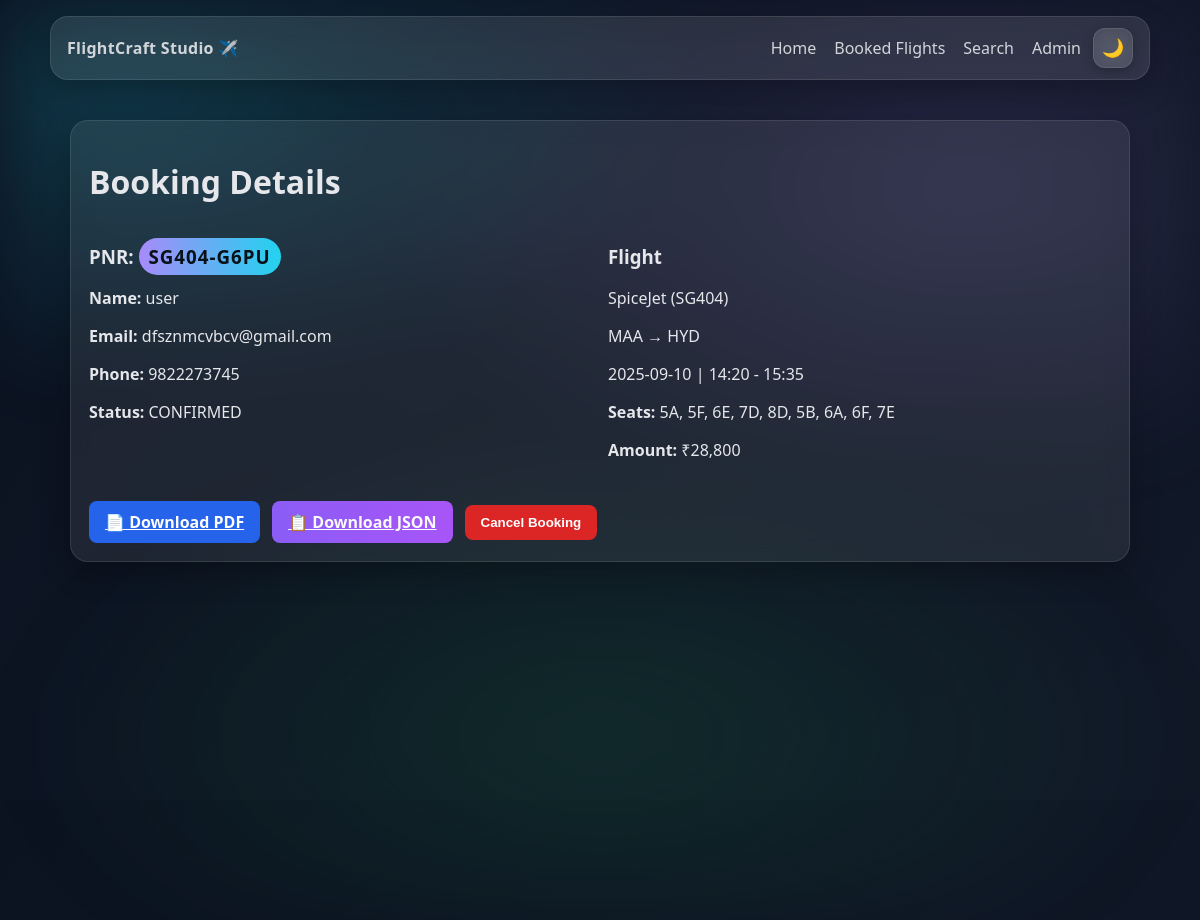
Page /booking/SG404-G6PU on the committed database.
### models.py (models this page shows, shortened)
class Booking(db.Model):
    __tablename__ = 'bookings'
    pnr = db.Column(db.String(50), primary_key=True)
    flight_id = db.Column(db.String(50), db.ForeignKey('flights.id'), nullable=False)
    fullname = db.Column(db.String(100), nullable=False)
    email = db.Column(db.String(100), nullable=False)
    phone = db.Column(db.String(20), nullable=False)
    seats = db.Column(db.Text, nullable=False)  # JSON string to store list of seats
    amount = db.Column(db.Integer, nullable=False)
    status = db.Column(db.String(20), default='PENDING')
    created_at = db.Column(db.String(50), nullable=False)
    def get_seats(self):
        if self.seats:
            return json.loads(self.seats)
        return []
    def to_dict(self):
        return {
            'pnr': self.pnr,
            'flight_id': self.flight_id,
            'fullname': self.fullname,
            'email': self.email,
            'phone': self.phone,
            'seats': self.get_seats(),
            'amount': self.amount,
            'status': self.status,
            'created_at': self.created_at
        }

class Flight(db.Model):
    __tablename__ = 'flights'
    id = db.Column(db.String(50), primary_key=True)
    airline = db.Column(db.String(100), nullable=False)
    origin = db.Column(db.String(10), nullable=False)
    destination = db.Column(db.String(10), nullable=False)
    date = db.Column(db.String(20), nullable=False)
    dep_time = db.Column(db.String(10), nullable=False)
    arr_time = db.Column(db.String(10), nullable=False)
    price = db.Column(db.Integer, nullable=False)
    status = db.Column(db.String(50), default='On Time')
    gate = db.Column(db.String(10), default='A1')
    terminal = db.Column(db.String(10), default='T1')
    seat_rows = db.Column(db.Integer, default=12)
    seat_cols = db.Column(db.Integer, default=6)
    booked_seats = db.Column(db.Text)  # JSON string to store list of booked seats
    amenities = db.Column(db.Text)  # JSON string to store list of amenities
    bookings = db.relationship('Booking', backref='flight_details', lazy=True)
    def get_booked_seats(self):
        if self.booked_seats:
            return json.loads(self.booked_seats)
        return []
    def get_amenities(self):
        if self.amenities:
            return json.loads(self.amenities)
        return []
    def get_occupancy_rate(self):
        total_seats = self.seat_rows * self.seat_cols
        booked_count = len(self.get_booked_seats())
        return booked_count / total_seats if total_seats > 0 else 0.0
    def get_days_until_departure(self):
        try:
            flight_date = datetime.strptime(self.date, '%Y-%m-%d')
            current_date = datetime.now()
            days_diff = (flight_date - current_date).days
            return max(0, days_diff)  # Return 0 if flight is today or past
        except:
            return 30  # Default to 30 days if date parsing fails
    def calculate_dynamic_price(self):
        base_price = self.price
        occupancy_rate = self.get_occupancy_rate()
        if occupancy_rate >= 0.8:  # 80%+ occupied - very high demand
            occupancy_multiplier = 1.6
        elif occupancy_rate >= 0.6:  # 60-80% occupied - high demand
            occupancy_multiplier = 1.4
        elif occupancy_rate >= 0.4:  # 40-60% occupied - moderate demand
            occupancy_multiplier = 1.2
        elif occupancy_rate >= 0.2:  # 20-40% occupied - low demand
            occupancy_multiplier = 1.1
        else:  # <20% occupied - very low demand (discounts)
            occupancy_multiplier = 0.95
        days_until_departure = self.get_days_until_departure()
        if days_until_departure >= 45:
            time_multiplier = 0.75  # Super early bird discount
        elif days_until_departure >= 30:
            time_multiplier = 0.8   # Early bird discount
        elif days_until_departure >= 21:
            time_multiplier = 0.9   # Advance booking discount
        elif days_until_departure >= 14:
            time_multiplier = 1.0   # Base price
        elif days_until_departure >= 7:
            time_multiplier = 1.25  # 25% increase
        elif days_until_departure >= 3:
            time_multiplier = 1.5   # 50% increase
        elif days_until_departure >= 1:
            time_multiplier = 1.75  # 75% increase
        else:
            time_multiplier = 2.0   # 100% increase (same day/last minute)
        try:
            dep_hour = int(self.dep_time.split(':')[0])
            if (6 <= dep_hour <= 9) or (18 <= dep_hour <= 21):
                peak_multiplier = 1.15  # 15% increase for peak hours
            elif (22 <= dep_hour <= 5):  # Red-eye flights
                peak_multiplier = 0.9   # 10% discount for inconvenient hours
            else:
                peak_multiplier = 1.0
        except:
            peak_multiplier = 1.0
        try:
            flight_date = datetime.strptime(self.date, '%Y-%m-%d')
            day_of_week = flight_date.weekday()  # 0=Monday, 6=Sunday
            if day_of_week >= 5:  # Weekend (Saturday/Sunday)
                weekend_multiplier = 1.1
            elif day_of_week == 4:  # Friday
                weekend_multiplier = 1.05
            else:  # Monday-Thursday
                weekend_multiplier = 1.0
        except:
            weekend_multiplier = 1.0
        premium_routes = ['DEL-BOM', 'BOM-DEL', 'BLR-DEL', 'DEL-BLR']
        route_key = f"{self.origin}-{self.destination}"
        if route_key in premium_routes:
            route_multiplier = 1.1
        else:
            route_multiplier = 1.0
        dynamic_price = (base_price * occupancy_multiplier * time_multiplier *
                        peak_multiplier * weekend_multiplier * route_multiplier)
        import random
        market_fluctuation = random.uniform(0.97, 1.03)
        dynamic_price *= market_fluctuation
        dynamic_price = math.ceil(dynamic_price / 50) * 50
        min_price = int(base_price * 0.7)
        dynamic_price = max(min_price, int(dynamic_price))
        return dynamic_price
    def get_price_trend(self):
        base_price = self.price
        dynamic_price = self.calculate_dynamic_price()
        change_percent = ((dynamic_price - base_price) / base_price) * 100
        if change_percent > 30:
            return "high"        # High demand - 30%+ price increase
        elif change_percent > 10:
            return "moderate"    # Rising prices - 10-30% increase
        elif change_percent > -5:
            return "stable"      # Stable prices - ±5% change
        else:
            return "low"         # Great deals - more than 5% discount
    def get_pricing_factors(self):
        occupancy_rate = self.get_occupancy_rate()
        days_until_departure = self.get_days_until_departure()
        if occupancy_rate >= 0.8:
            occupancy_multiplier = 1.6
        elif occupancy_rate >= 0.6:
            occupancy_multiplier = 1.4
        elif occupancy_rate >= 0.4:
            occupancy_multiplier = 1.2
        elif occupancy_rate >= 0.2:
            occupancy_multiplier = 1.1
        else:
            occupancy_multiplier = 0.95
        if days_until_departure >= 45:
            time_multiplier = 0.75
        elif days_until_departure >= 30:
            time_multiplier = 0.8
        elif days_until_departure >= 21:
            time_multiplier = 0.9
        elif days_until_departure >= 14:
            time_multiplier = 1.0
        elif days_until_departure >= 7:
            time_multiplier = 1.25
        elif days_until_departure >= 3:
            time_multiplier = 1.5
        elif days_until_departure >= 1:
            time_multiplier = 1.75
        else:
            time_multiplier = 2.0
        try:
            dep_hour = int(self.dep_time.split(':')[0])
            if (6 <= dep_hour <= 9) or (18 <= dep_hour <= 21):
                peak_multiplier = 1.15
            elif (22 <= dep_hour <= 5):
                peak_multiplier = 0.9
            else:
                peak_multiplier = 1.0
        except:
            peak_multiplier = 1.0
        return {
            "occupancy_factor": round(occupancy_multiplier, 2),
            "time_factor": round(time_multiplier, 2),
            "peak_hour_factor": round(peak_multiplier, 2),
            "occupancy_rate": round(occupancy_rate * 100, 1),
            "days_until_departure": days_until_departure,
            "peak_hours": (6 <= int(self.dep_time.split(':')[0]) <= 9) or (18 <= int(self.dep_time.split(':')[0]) <= 21) if ':' in self.dep_time else False
        }
    def to_dict(self):
        dynamic_price = self.calculate_dynamic_price()
        pricing_factors = self.get_pricing_factors()
        return {
            'id': self.id,
            'airline': self.airline,
            'origin': self.origin,
            'destination': self.destination,
            'date': self.date,
            'dep_time': self.dep_time,
            'arr_time': self.arr_time,
            'price': self.price,
            'dynamic_price': dynamic_price,
            'price_trend': self.get_price_trend(),
            'price_change_percent': round(((dynamic_price - self.price) / self.price) * 100, 1),
            'occupancy_rate': round(self.get_occupancy_rate(), 2),
            'days_until_departure': self.get_days_until_departure(),
            'pricing_factors': pricing_factors,
            'status': self.status,
            'gate': self.gate,
            'terminal': self.terminal,
            'seats': {
                'rows': self.seat_rows,
                'cols': self.seat_cols,
                'booked': self.get_booked_seats()
            },
            'amenities': self.get_amenities()
        }

### app.py (the view)
@app.route("/booking/<pnr>")
def booking_details(pnr):
    booking = find_booking(pnr)
    if not booking:
        flash("Booking not found", "danger")
        return redirect(url_for("home"))
    flight = find_flight(booking.flight_id)
    booking_data = booking.to_dict()
    flight_data = flight.to_dict() if flight else None
    show_modal = True if request.args.get("confirmed") == "1" else False
    return render_template("booking.html", booking=booking_data, flight=flight_data, show_modal=show_modal)

### app.py (called while the page is built)
def find_flight(fid):
    return db.session.get(Flight, fid)

def find_booking(pnr):
    return db.session.get(Booking, pnr)

@app.context_processor
def inject_now():
    return {'now': datetime.datetime.utcnow()}

### templates/booking.html (shortened to what this page needs)
{% extends "base.html" %}
{% block content %}
<div class="card glass">
  <h1>Booking Details</h1>
  <div class="grid two">
    <div>
      <h3>PNR: <span class="pill strong">{{ booking.pnr }}</span></h3>
      <p><strong>Name:</strong> {{ booking.fullname }}</p>
      <p><strong>Email:</strong> {{ booking.email }}</p>
      <p><strong>Phone:</strong> {{ booking.phone }}</p>
      <p><strong>Status:</strong> <span class="badge {{ 'warn' if booking.status != 'CONFIRMED' else '' }}">{{ booking.status }}</span></p>
    </div>
    <div>
      <h3>Flight</h3>
      <p>{{ flight.airline }} ({{ flight.id }})</p>
      <p>{{ flight.origin }} → {{ flight.destination }}</p>
      <p>{{ flight.date }} | {{ flight.dep_time }} - {{ flight.arr_time }}</p>
      <p><strong>Seats:</strong> {{ booking.seats|join(', ') }}</p>
      <p><strong>Amount:</strong> ₹{{ "{:,}".format(booking.amount) }}</p>
    </div>
  </div>
  {% if booking.status == 'CONFIRMED' %}
  <div class="mt" style="display: flex; gap: 12px; align-items: center; flex-wrap: wrap;">
    <a href="{{ url_for('download_ticket', pnr=booking.pnr) }}" class="btn primary">
      📄 Download PDF
    </a>
    <a href="{{ url_for('download_json_receipt', pnr=booking.pnr) }}" class="btn secondary" id="jsonDownload">
      📋 Download JSON
    </a>
    <form action="{{ url_for('cancel_booking', pnr=booking.pnr) }}" method="POST" style="margin: 0;">
      <button class="btn danger" onclick="return confirm('Cancel this booking? Seats will be released.');">Cancel Booking</button>
    </form>
  </div>
  {% endif %}
</div>
{% endblock %}

### static/style.css (style rules this page uses)
:root, [data-theme="dark"] { --bg:#0f172a; --card:rgba(255,255,255,.08); --glass:rgba(255,255,255,.10); --text:#e5e7eb; --muted:#94a3b8; --primary:#22d3ee; --danger:#ef4444; --accent:#a78bfa; --bg-gradient: linear-gradient(120deg,#0b1220,#111827); --glass-border: rgba(255,255,255,.1); --shadow: rgba(0,0,0,.25); }
* { box-sizing:border-box }
html,body { height:100% }
body { margin:0; font-family:'Poppins',system-ui,Segoe UI,Roboto,Arial; color:var(--text); background:var(--bg-gradient); overflow-x:hidden; transition: background 0.3s ease, color 0.3s ease; }
.glass { background:var(--glass);backdrop-filter: blur(12px);border:1px solid var(--glass-border);box-shadow:0 10px 30px var(--shadow); }
.btn { padding:12px 16px;border-radius:12px;border:1px solid rgba(255,255,255,.12);background:rgba(255,255,255,.05);color:var(--text);cursor:pointer;transition:.2s }
.btn.primary { background:linear-gradient(90deg,var(--primary),#60a5fa);border:none;color:#001018;font-weight:700 }
.btn.secondary { background:linear-gradient(90deg,#8b5cf6,#a855f7);border:none;color:#f8fafc;font-weight:600 }
.btn.danger { background:linear-gradient(90deg,var(--danger),#fb7185);border:none;color:#2b0b0b;font-weight:700 }
.card { padding:18px;border-radius:18px;background:var(--card);border:1px solid var(--glass-border);transition:all 0.3s ease }
.mt { margin-top:24px }
.grid { display:grid;grid-template-columns:repeat(3,1fr);gap:16px }
.grid.two { grid-template-columns:repeat(2,1fr) }
.pill { padding:6px 10px;border-radius:24px;background:linear-gradient(90deg,#a78bfa,#22d3ee);color:#081018;font-weight:700 }
.pill.strong { letter-spacing:1px }
.btn { padding: 10px 16px; border-radius: 8px; cursor: pointer; border: none; font-weight: bold; }
.btn.primary { background: #2563eb; color: #fff; }
.btn.danger { background: #dc2626; color: #fff; }

### rows in the picture
Booking: pnr "SG404-G6PU", fullname "user", email "dfsznmcvbcv@gmail.com", phone "9822273745", status "CONFIRMED", amount "28,800"
Flight: airline "SpiceJet", id "SG404", origin "MAA", destination "HYD", date "2025-09-10", dep_time "14:20", arr_time "15:35"

### other values in the picture
{{ booking.seats|join(', ') }} "5A, 5F, 6E, 7D, 8D, 5B, 6A, 6F, 7E"
